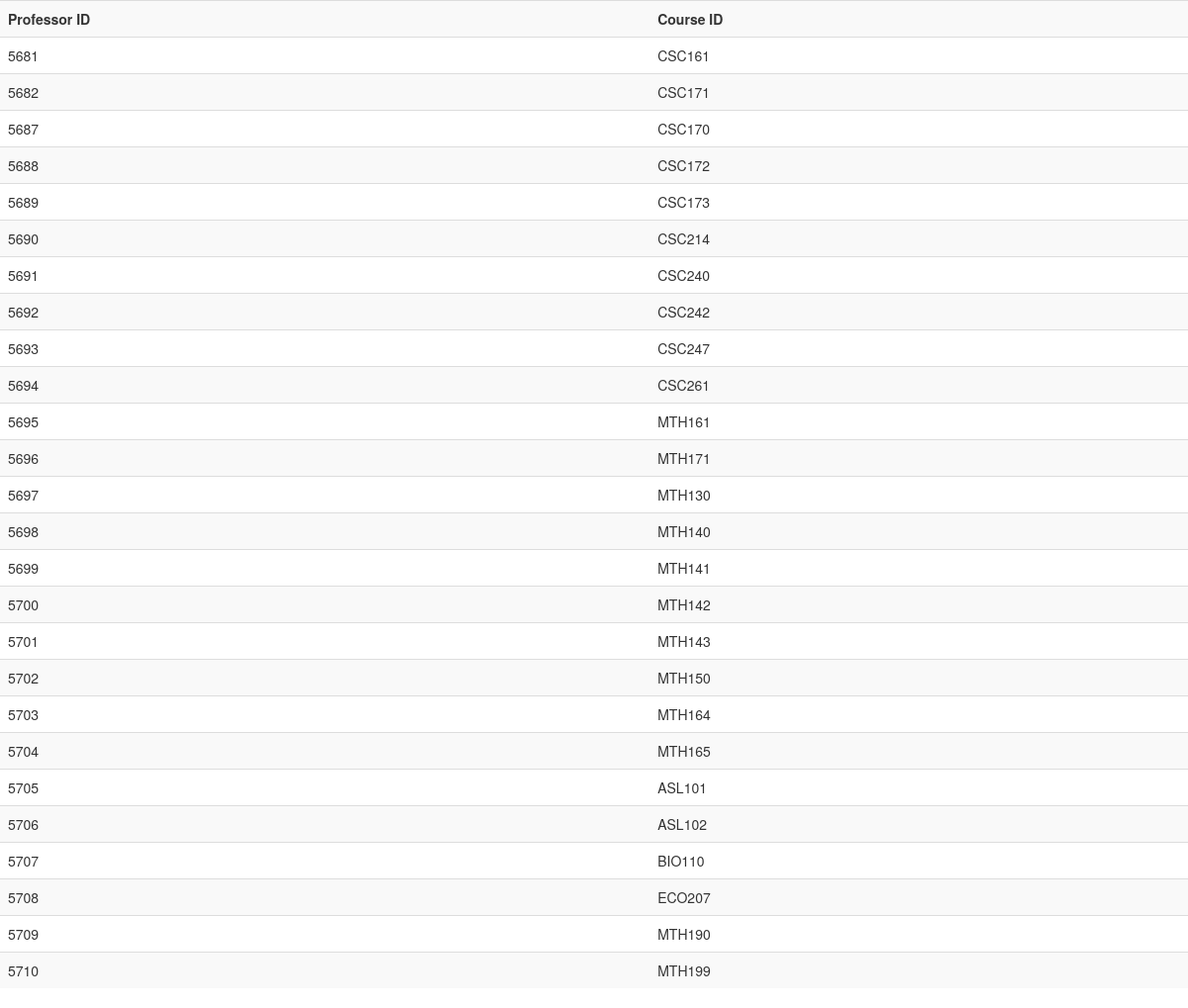
The page /milestone3/TaskD/show_teach.php on the database its author committed.
### tables this page shows
CREATE TABLE IF NOT EXISTS `teach` (
  `professorID` int(11) NOT NULL,
  `courseID` varchar(10) NOT NULL,
  PRIMARY KEY (`professorID`,`courseID`),
  KEY `courseID` (`courseID`)
);

### milestone3/TaskD/show_teach.php (the view, shortened to what this page needs)
<!DOCTYPE html>
<html>
<head>
    <link rel="stylesheet" href="https://maxcdn.bootstrapcdn.com/bootstrap/3.3.7/css/bootstrap.min.css">
    <link rel="stylesheet" href="https://maxcdn.bootstrapcdn.com/bootstrap/3.3.7/css/bootstrap-theme.min.css">
</head>
<body>
<?php
require_once('setupdb.php');
$sql = "SELECT * FROM Teach;";
$result = mysqli_query($conn, $sql);
if ($result->num_rows > 0){
?>
<table class="table table-striped">
    <tr>
        <th>Professor ID</th>
        <th>Course ID</th>
    </tr>
    <?php
    while ($row= mysqli_fetch_assoc($result)) {
        ?>
        <tr>
            <td><?php echo $row['professorID'] ?></td>
            <td><?php echo $row['courseID'] ?></td>
        </tr>
        <?php
    }
    }else {
        echo "<p>Item not found.</p>";
    }
?>
</table>
</body>
</html>

### rows shown on the page
teach: professorID "5681", courseID "CSC161"
teach: professorID "5682", courseID "CSC171"
teach: professorID "5687", courseID "CSC170"
teach: professorID "5688", courseID "CSC172"
teach: professorID "5689", courseID "CSC173"
teach: professorID "5690", courseID "CSC214"
teach: professorID "5691", courseID "CSC240"
teach: professorID "5692", courseID "CSC242"
teach: professorID "5693", courseID "CSC247"
teach: professorID "5694", courseID "CSC261"
teach: professorID "5695", courseID "MTH161"
teach: professorID "5696", courseID "MTH171"
teach: professorID "5697", courseID "MTH130"
teach: professorID "5698", courseID "MTH140"
teach: professorID "5699", courseID "MTH141"
teach: professorID "5700", courseID "MTH142"
teach: professorID "5701", courseID "MTH143"
teach: professorID "5702", courseID "MTH150"
teach: professorID "5703", courseID "MTH164"
teach: professorID "5704", courseID "MTH165"
teach: professorID "5705", courseID "ASL101"
teach: professorID "5706", courseID "ASL102"
teach: professorID "5707", courseID "BIO110"
teach: professorID "5708", courseID "ECO207"
teach: professorID "5709", courseID "MTH190"
teach: professorID "5710", courseID "MTH199"
